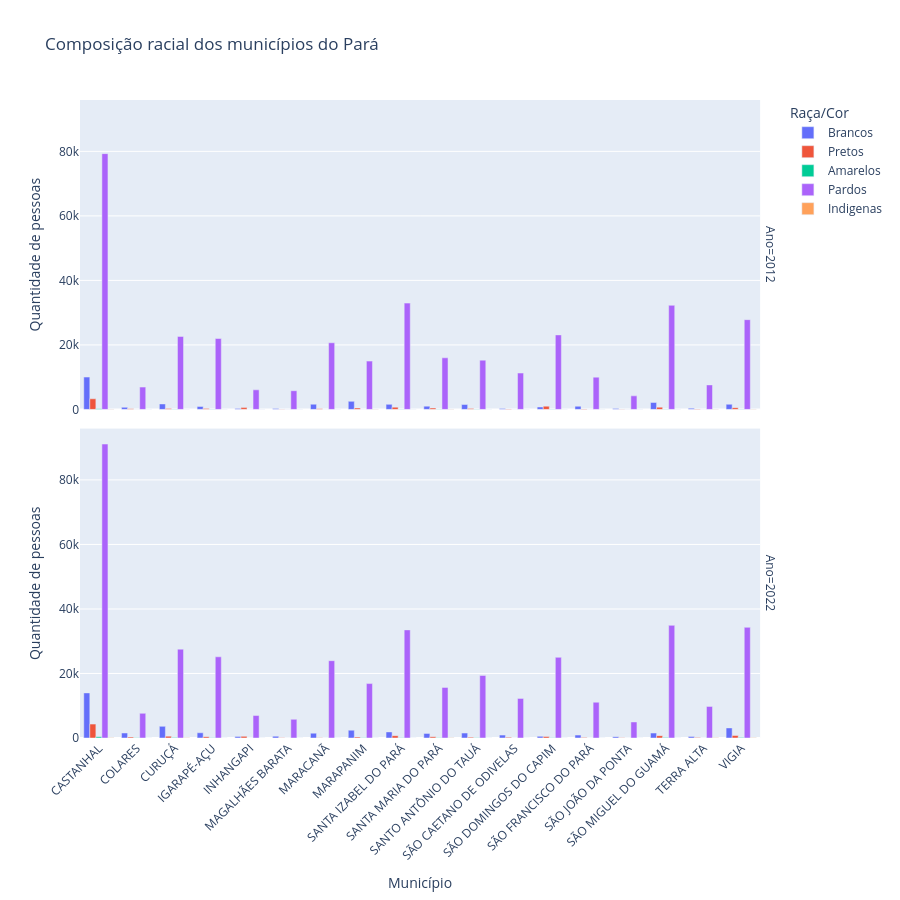

Notebook code for this chart:
### Code cell
import pandas as pd
import plotly.express as px

# Categorias que serão visualizadas
categorias = [
    "Brancos",
    "Pretos",
    "Amarelos",
    "Pardos",
    "Indigenas"
]

# Criar dataframe em formato longo
df_long = dfEtniaCenso.melt(
    id_vars=["Codigo", "Municipio", "Ano", "RI"],
    value_vars=categorias,
    var_name="Raça/Cor",
    value_name="Quantidade"
)

fig = px.bar(
    df_long,
    x="Municipio",
    y="Quantidade",
    color="Raça/Cor",
    facet_row="Ano",
    hover_data={
        "Municipio": True,
        "RI": True,
        "Ano": True,
        "Quantidade": ":,.0f"
    },
    title="Composição racial dos municípios do Pará",
    labels={
        "Municipio": "Município",
        "Quantidade": "Quantidade de pessoas",
        "Raça/Cor": "Raça/Cor"
    },
    barmode="group"
)

fig.update_layout(
    height=900,
    xaxis_tickangle=-45,
    legend_title="Raça/Cor",
    hovermode="x unified"
)

fig.show()

### Figure 1 — Plotly figure (JSON) as saved in the notebook; plotly's stock layout.template omitted (floating-point values rounded to 4 significant figures)
{"data": [{"alignmentgroup": "True", "customdata": [["Guamá", 2012], ["Guamá", 2012], ["Guamá", 2012], ["Guamá", 2012], ["Guamá", 2012], ["Guamá", 2012], ["Guamá", 2012], ["Guamá", 2012], ["Guamá", 2012], ["Guamá", 2012], ["Guamá", 2012], ["Guamá", 2012], ["Guamá", 2012], ["Guamá", 2012], ["Guamá", 2012], ["Guamá", 2012], ["Guamá", 2012], ["Guamá", 2012]], "hovertemplate": "Raça/Cor=Brancos<br>Ano=%{customdata[1]}<br>Município=%{x}<br>Quantidade de pessoas=%{y:,.0f}<br>RI=%{customdata[0]}<extra></extra>", "legendgroup": "Brancos", "marker": {"color": "#636efa", "pattern": {"shape": ""}}, "name": "Brancos", "offsetgroup": "Brancos", "orientation": "v", "showlegend": true, "textposition": "auto", "type": "bar", "x": ["CASTANHAL", "COLARES", "CURUÇÁ", "IGARAPÉ-AÇU", "INHANGAPI", "MAGALHÃES BARATA", "MARACANÃ", "MARAPANIM", "SANTA IZABEL DO PARÁ", "SANTA MARIA DO PARÁ", "SANTO ANTÔNIO DO TAUÁ", "SÃO CAETANO DE ODIVELAS", "SÃO DOMINGOS DO CAPIM", "SÃO FRANCISCO DO PARÁ", "SÃO JOÃO DA PONTA", "SÃO MIGUEL DO GUAMÁ", "TERRA ALTA", "VIGIA"], "xaxis": "x2", "y": [10030, 656, 1703, 927, 327, 298, 1619, 2505, 1576, 1022, 1523, 300, 756, 985, 255, 2163, 349, 1607], "yaxis": "y2"}, {"alignmentgroup": "True", "customdata": [["Guamá", 2022], ["Guamá", 2022], ["Guamá", 2022], ["Guamá", 2022], ["Guamá", 2022], ["Guamá", 2022], ["Guamá", 2022], ["Guamá", 2022], ["Guamá", 2022], ["Guamá", 2022], ["Guamá", 2022], ["Guamá", 2022], ["Guamá", 2022], ["Guamá", 2022], ["Guamá", 2022], ["Guamá", 2022], ["Guamá", 2022], ["Guamá", 2022]], "hovertemplate": "Raça/Cor=Brancos<br>Ano=%{customdata[1]}<br>Município=%{x}<br>Quantidade de pessoas=%{y:,.0f}<br>RI=%{customdata[0]}<extra></extra>", "legendgroup": "Brancos", "marker": {"color": "#636efa", "pattern": {"shape": ""}}, "name": "Brancos", "offsetgroup": "Brancos", "orientation": "v", "showlegend": false, "textposition": "auto", "type": "bar", "x": ["CASTANHAL", "COLARES", "CURUÇÁ", "IGARAPÉ-AÇU", "INHANGAPI", "MAGALHÃES BARATA", "MARACANÃ", "MARAPANIM", "SANTA IZABEL DO PARÁ", "SANTA MARIA DO PARÁ", "SANTO ANTÔNIO DO TAUÁ", "SÃO CAETANO DE ODIVELAS", "SÃO DOMINGOS DO CAPIM", "SÃO FRANCISCO DO PARÁ", "SÃO JOÃO DA PONTA", "SÃO MIGUEL DO GUAMÁ", "TERRA ALTA", "VIGIA"], "xaxis": "x", "y": [13981, 1553, 3611, 1621, 430, 563, 1503, 2417, 1892, 1432, 1536, 904, 522, 908, 404, 1537, 439, 3124], "yaxis": "y"}, {"alignmentgroup": "True", "customdata": [["Guamá", 2012], ["Guamá", 2012], ["Guamá", 2012], ["Guamá", 2012], ["Guamá", 2012], ["Guamá", 2012], ["Guamá", 2012], ["Guamá", 2012], ["Guamá", 2012], ["Guamá", 2012], ["Guamá", 2012], ["Guamá", 2012], ["Guamá", 2012], ["Guamá", 2012], ["Guamá", 2012], ["Guamá", 2012], ["Guamá", 2012], ["Guamá", 2012]], "hovertemplate": "Raça/Cor=Pretos<br>Ano=%{customdata[1]}<br>Município=%{x}<br>Quantidade de pessoas=%{y:,.0f}<br>RI=%{customdata[0]}<extra></extra>", "legendgroup": "Pretos", "marker": {"color": "#EF553B", "pattern": {"shape": ""}}, "name": "Pretos", "offsetgroup": "Pretos", "orientation": "v", "showlegend": true, "textposition": "auto", "type": "bar", "x": ["CASTANHAL", "COLARES", "CURUÇÁ", "IGARAPÉ-AÇU", "INHANGAPI", "MAGALHÃES BARATA", "MARACANÃ", "MARAPANIM", "SANTA IZABEL DO PARÁ", "SANTA MARIA DO PARÁ", "SANTO ANTÔNIO DO TAUÁ", "SÃO CAETANO DE ODIVELAS", "SÃO DOMINGOS DO CAPIM", "SÃO FRANCISCO DO PARÁ", "SÃO JOÃO DA PONTA", "SÃO MIGUEL DO GUAMÁ", "TERRA ALTA", "VIGIA"], "xaxis": "x2", "y": [3300, 210, 290, 327, 565, 79, 174, 443, 703, 429, 265, 137, 1003, 106, 29, 701, 155, 546], "yaxis": "y2"}, {"alignmentgroup": "True", "customdata": [["Guamá", 2022], ["Guamá", 2022], ["Guamá", 2022], ["Guamá", 2022], ["Guamá", 2022], ["Guamá", 2022], ["Guamá", 2022], ["Guamá", 2022], ["Guamá", 2022], ["Guamá", 2022], ["Guamá", 2022], ["Guamá", 2022], ["Guamá", 2022], ["Guamá", 2022], ["Guamá", 2022], ["Guamá", 2022], ["Guamá", 2022], ["Guamá", 2022]], "hovertemplate": "Raça/Cor=Pretos<br>Ano=%{customdata[1]}<br>Município=%{x}<br>Quantidade de pessoas=%{y:,.0f}<br>RI=%{customdata[0]}<extra></extra>", "legendgroup": "Pretos", "marker": {"color": "#EF553B", "pattern": {"shape": ""}}, "name": "Pretos", "offsetgroup": "Pretos", "orientation": "v", "showlegend": false, "textposition": "auto", "type": "bar", "x": ["CASTANHAL", "COLARES", "CURUÇÁ", "IGARAPÉ-AÇU", "INHANGAPI", "MAGALHÃES BARATA", "MARACANÃ", "MARAPANIM", "SANTA IZABEL DO PARÁ", "SANTA MARIA DO PARÁ", "SANTO ANTÔNIO DO TAUÁ", "SÃO CAETANO DE ODIVELAS", "SÃO DOMINGOS DO CAPIM", "SÃO FRANCISCO DO PARÁ", "SÃO JOÃO DA PONTA", "SÃO MIGUEL DO GUAMÁ", "TERRA ALTA", "VIGIA"], "xaxis": "x", "y": [4310, 304, 566, 416, 513, 61, 114, 298, 724, 392, 261, 205, 463, 125, 79, 732, 138, 774], "yaxis": "y"}, {"alignmentgroup": "True", "customdata": [["Guamá", 2012], ["Guamá", 2012], ["Guamá", 2012], ["Guamá", 2012], ["Guamá", 2012], ["Guamá", 2012], ["Guamá", 2012], ["Guamá", 2012], ["Guamá", 2012], ["Guamá", 2012], ["Guamá", 2012], ["Guamá", 2012], ["Guamá", 2012], ["Guamá", 2012], ["Guamá", 2012], ["Guamá", 2012], ["Guamá", 2012], ["Guamá", 2012]], "hovertemplate": "Raça/Cor=Amarelos<br>Ano=%{customdata[1]}<br>Município=%{x}<br>Quantidade de pessoas=%{y:,.0f}<br>RI=%{customdata[0]}<extra></extra>", "legendgroup": "Amarelos", "marker": {"color": "#00cc96", "pattern": {"shape": ""}}, "name": "Amarelos", "offsetgroup": "Amarelos", "orientation": "v", "showlegend": true, "textposition": "auto", "type": "bar", "x": ["CASTANHAL", "COLARES", "CURUÇÁ", "IGARAPÉ-AÇU", "INHANGAPI", "MAGALHÃES BARATA", "MARACANÃ", "MARAPANIM", "SANTA IZABEL DO PARÁ", "SANTA MARIA DO PARÁ", "SANTO ANTÔNIO DO TAUÁ", "SÃO CAETANO DE ODIVELAS", "SÃO DOMINGOS DO CAPIM", "SÃO FRANCISCO DO PARÁ", "SÃO JOÃO DA PONTA", "SÃO MIGUEL DO GUAMÁ", "TERRA ALTA", "VIGIA"], "xaxis": "x2", "y": [213, 8, 70, 34, 3, 7, 14, 6, 24, 46, 50, 10, 27, 8, 3, 31, 1, 54], "yaxis": "y2"}, {"alignmentgroup": "True", "customdata": [["Guamá", 2022], ["Guamá", 2022], ["Guamá", 2022], ["Guamá", 2022], ["Guamá", 2022], ["Guamá", 2022], ["Guamá", 2022], ["Guamá", 2022], ["Guamá", 2022], ["Guamá", 2022], ["Guamá", 2022], ["Guamá", 2022], ["Guamá", 2022], ["Guamá", 2022], ["Guamá", 2022], ["Guamá", 2022], ["Guamá", 2022], ["Guamá", 2022]], "hovertemplate": "Raça/Cor=Amarelos<br>Ano=%{customdata[1]}<br>Município=%{x}<br>Quantidade de pessoas=%{y:,.0f}<br>RI=%{customdata[0]}<extra></extra>", "legendgroup": "Amarelos", "marker": {"color": "#00cc96", "pattern": {"shape": ""}}, "name": "Amarelos", "offsetgroup": "Amarelos", "orientation": "v", "showlegend": false, "textposition": "auto", "type": "bar", "x": ["CASTANHAL", "COLARES", "CURUÇÁ", "IGARAPÉ-AÇU", "INHANGAPI", "MAGALHÃES BARATA", "MARACANÃ", "MARAPANIM", "SANTA IZABEL DO PARÁ", "SANTA MARIA DO PARÁ", "SANTO ANTÔNIO DO TAUÁ", "SÃO CAETANO DE ODIVELAS", "SÃO DOMINGOS DO CAPIM", "SÃO FRANCISCO DO PARÁ", "SÃO JOÃO DA PONTA", "SÃO MIGUEL DO GUAMÁ", "TERRA ALTA", "VIGIA"], "xaxis": "x", "y": [369, 44, 155, 64, 10, 18, 28, 59, 75, 50, 85, 21, 81, 26, 10, 141, 38, 181], "yaxis": "y"}, {"alignmentgroup": "True", "customdata": [["Guamá", 2012], ["Guamá", 2012], ["Guamá", 2012], ["Guamá", 2012], ["Guamá", 2012], ["Guamá", 2012], ["Guamá", 2012], ["Guamá", 2012], ["Guamá", 2012], ["Guamá", 2012], ["Guamá", 2012], ["Guamá", 2012], ["Guamá", 2012], ["Guamá", 2012], ["Guamá", 2012], ["Guamá", 2012], ["Guamá", 2012], ["Guamá", 2012]], "hovertemplate": "Raça/Cor=Pardos<br>Ano=%{customdata[1]}<br>Município=%{x}<br>Quantidade de pessoas=%{y:,.0f}<br>RI=%{customdata[0]}<extra></extra>", "legendgroup": "Pardos", "marker": {"color": "#ab63fa", "pattern": {"shape": ""}}, "name": "Pardos", "offsetgroup": "Pardos", "orientation": "v", "showlegend": true, "textposition": "auto", "type": "bar", "x": ["CASTANHAL", "COLARES", "CURUÇÁ", "IGARAPÉ-AÇU", "INHANGAPI", "MAGALHÃES BARATA", "MARACANÃ", "MARAPANIM", "SANTA IZABEL DO PARÁ", "SANTA MARIA DO PARÁ", "SANTO ANTÔNIO DO TAUÁ", "SÃO CAETANO DE ODIVELAS", "SÃO DOMINGOS DO CAPIM", "SÃO FRANCISCO DO PARÁ", "SÃO JOÃO DA PONTA", "SÃO MIGUEL DO GUAMÁ", "TERRA ALTA", "VIGIA"], "xaxis": "x2", "y": [79294, 6925, 22630, 21987, 6074, 5797, 20668, 14982, 32955, 16005, 15283, 11275, 23104, 10011, 4202, 32279, 7599, 27827], "yaxis": "y2"}, {"alignmentgroup": "True", "customdata": [["Guamá", 2022], ["Guamá", 2022], ["Guamá", 2022], ["Guamá", 2022], ["Guamá", 2022], ["Guamá", 2022], ["Guamá", 2022], ["Guamá", 2022], ["Guamá", 2022], ["Guamá", 2022], ["Guamá", 2022], ["Guamá", 2022], ["Guamá", 2022], ["Guamá", 2022], ["Guamá", 2022], ["Guamá", 2022], ["Guamá", 2022], ["Guamá", 2022]], "hovertemplate": "Raça/Cor=Pardos<br>Ano=%{customdata[1]}<br>Município=%{x}<br>Quantidade de pessoas=%{y:,.0f}<br>RI=%{customdata[0]}<extra></extra>", "legendgroup": "Pardos", "marker": {"color": "#ab63fa", "pattern": {"shape": ""}}, "name": "Pardos", "offsetgroup": "Pardos", "orientation": "v", "showlegend": false, "textposition": "auto", "type": "bar", "x": ["CASTANHAL", "COLARES", "CURUÇÁ", "IGARAPÉ-AÇU", "INHANGAPI", "MAGALHÃES BARATA", "MARACANÃ", "MARAPANIM", "SANTA IZABEL DO PARÁ", "SANTA MARIA DO PARÁ", "SANTO ANTÔNIO DO TAUÁ", "SÃO CAETANO DE ODIVELAS", "SÃO DOMINGOS DO CAPIM", "SÃO FRANCISCO DO PARÁ", "SÃO JOÃO DA PONTA", "SÃO MIGUEL DO GUAMÁ", "TERRA ALTA", "VIGIA"], "xaxis": "x", "y": [91126, 7652, 27544, 25170, 6961, 5797, 23968, 16869, 33517, 15680, 19386, 12283, 25009, 11095, 4976, 34919, 9801, 34306], "yaxis": "y"}, {"alignmentgroup": "True", "customdata": [["Guamá", 2012], ["Guamá", 2012], ["Guamá", 2012], ["Guamá", 2012], ["Guamá", 2012], ["Guamá", 2012], ["Guamá", 2012], ["Guamá", 2012], ["Guamá", 2012], ["Guamá", 2012], ["Guamá", 2012], ["Guamá", 2012], ["Guamá", 2012], ["Guamá", 2012], ["Guamá", 2012], ["Guamá", 2012], ["Guamá", 2012], ["Guamá", 2012]], "hovertemplate": "Raça/Cor=Indigenas<br>Ano=%{customdata[1]}<br>Município=%{x}<br>Quantidade de pessoas=%{y:,.0f}<br>RI=%{customdata[0]}<extra></extra>", "legendgroup": "Indigenas", "marker": {"color": "#FFA15A", "pattern": {"shape": ""}}, "name": "Indigenas", "offsetgroup": "Indigenas", "orientation": "v", "showlegend": true, "textposition": "auto", "type": "bar", "x": ["CASTANHAL", "COLARES", "CURUÇÁ", "IGARAPÉ-AÇU", "INHANGAPI", "MAGALHÃES BARATA", "MARACANÃ", "MARAPANIM", "SANTA IZABEL DO PARÁ", "SANTA MARIA DO PARÁ", "SANTO ANTÔNIO DO TAUÁ", "SÃO CAETANO DE ODIVELAS", "SÃO DOMINGOS DO CAPIM", "SÃO FRANCISCO DO PARÁ", "SÃO JOÃO DA PONTA", "SÃO MIGUEL DO GUAMÁ", "TERRA ALTA", "VIGIA"], "xaxis": "x2", "y": [59, 2, 4, 16, 7, 6, 6, 45, 11, 47, 14, 1, 8, 15, 1, 7, 24, 93], "yaxis": "y2"}, {"alignmentgroup": "True", "customdata": [["Guamá", 2022], ["Guamá", 2022], ["Guamá", 2022], ["Guamá", 2022], ["Guamá", 2022], ["Guamá", 2022], ["Guamá", 2022], ["Guamá", 2022], ["Guamá", 2022], ["Guamá", 2022], ["Guamá", 2022], ["Guamá", 2022], ["Guamá", 2022], ["Guamá", 2022], ["Guamá", 2022], ["Guamá", 2022], ["Guamá", 2022], ["Guamá", 2022]], "hovertemplate": "Raça/Cor=Indigenas<br>Ano=%{customdata[1]}<br>Município=%{x}<br>Quantidade de pessoas=%{y:,.0f}<br>RI=%{customdata[0]}<extra></extra>", "legendgroup": "Indigenas", "marker": {"color": "#FFA15A", "pattern": {"shape": ""}}, "name": "Indigenas", "offsetgroup": "Indigenas", "orientation": "v", "showlegend": false, "textposition": "auto", "type": "bar", "x": ["CASTANHAL", "COLARES", "CURUÇÁ", "IGARAPÉ-AÇU", "INHANGAPI", "MAGALHÃES BARATA", "MARACANÃ", "MARAPANIM", "SANTA IZABEL DO PARÁ", "SANTA MARIA DO PARÁ", "SANTO ANTÔNIO DO TAUÁ", "SÃO CAETANO DE ODIVELAS", "SÃO DOMINGOS DO CAPIM", "SÃO FRANCISCO DO PARÁ", "SÃO JOÃO DA PONTA", "SÃO MIGUEL DO GUAMÁ", "TERRA ALTA", "VIGIA"], "xaxis": "x", "y": [52, 6, 86, 11, 8, 3, 15, 30, 12, 110, 5, 1, 6, 7, 1, 15, 42, 61], "yaxis": "y"}], "layout": {"annotations": [{"font": {}, "showarrow": false, "text": "Ano=2022", "textangle": 90, "x": 0.98, "xanchor": "left", "xref": "paper", "y": 0.2425, "yanchor": "middle", "yref": "paper"}, {"font": {}, "showarrow": false, "text": "Ano=2012", "textangle": 90, "x": 0.98, "xanchor": "left", "xref": "paper", "y": 0.7575, "yanchor": "middle", "yref": "paper"}], "barmode": "group", "height": 900, "hovermode": "x unified", "legend": {"title": {"text": "Raça/Cor"}, "tracegroupgap": 0}, "title": {"text": "Composição racial dos municípios do Pará"}, "xaxis": {"anchor": "y", "domain": [0, 0.98], "tickangle": -45, "title": {"text": "Município"}}, "xaxis2": {"anchor": "y2", "domain": [0, 0.98], "matches": "x", "showticklabels": false}, "yaxis": {"anchor": "x", "domain": [0, 0.485], "title": {"text": "Quantidade de pessoas"}}, "yaxis2": {"anchor": "x2", "domain": [0.515, 1], "matches": "y", "title": {"text": "Quantidade de pessoas"}}}}
